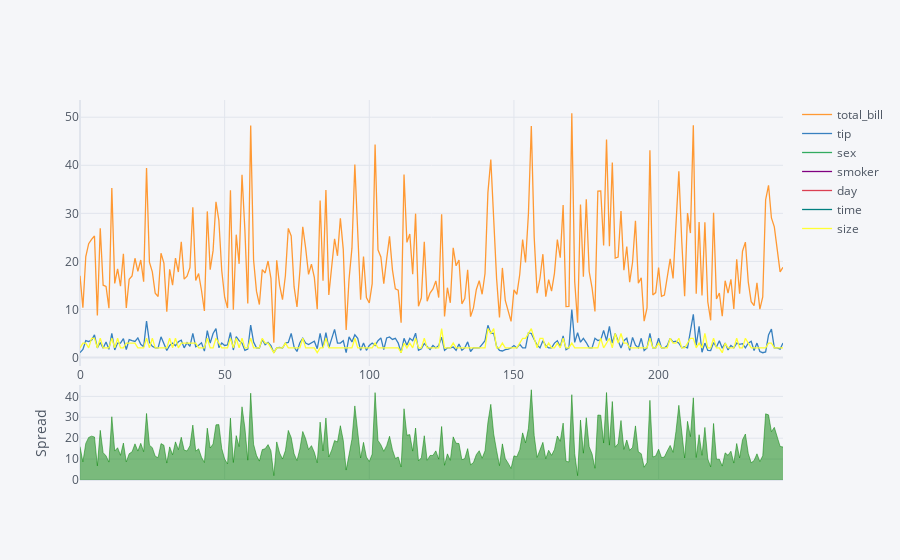

The notebook cell this image was saved under:
### Code cell
import pandas as pd
import cufflinks as cf
from plotly.offline import download_plotlyjs, init_notebook_mode, plot, iplot
%matplotlib inline

init_notebook_mode(connected = True)
cf.go_offline()

df = pd.read_csv('~/Git/skillfactory/Unit2/datasheet/tips.xls')

df.iplot(kind = 'spread')

### Figure 1 — Plotly figure (JSON) as saved in the notebook; plotly's stock layout.template omitted (floating-point values rounded to 4 significant figures; data arrays with more than 128 entries replaced by an {"elided": "..."} marker saying what was removed)
{"data": [{"line": {"color": "rgba(255, 153, 51, 1.0)", "dash": "solid", "shape": "linear", "width": 1.3}, "mode": "lines", "name": "total_bill", "text": "", "type": "scatter", "x": {"elided": "244 int values"}, "y": {"elided": "244 float values"}}, {"line": {"color": "rgba(55, 128, 191, 1.0)", "dash": "solid", "shape": "linear", "width": 1.3}, "mode": "lines", "name": "tip", "text": "", "type": "scatter", "x": {"elided": "244 int values"}, "y": {"elided": "244 float values"}}, {"line": {"color": "rgba(50, 171, 96, 1.0)", "dash": "solid", "shape": "linear", "width": 1.3}, "mode": "lines", "name": "sex", "text": "", "type": "scatter", "x": {"elided": "244 int values"}, "y": {"elided": "244 str values"}}, {"line": {"color": "rgba(128, 0, 128, 1.0)", "dash": "solid", "shape": "linear", "width": 1.3}, "mode": "lines", "name": "smoker", "text": "", "type": "scatter", "x": {"elided": "244 int values"}, "y": {"elided": "244 str values"}}, {"line": {"color": "rgba(219, 64, 82, 1.0)", "dash": "solid", "shape": "linear", "width": 1.3}, "mode": "lines", "name": "day", "text": "", "type": "scatter", "x": {"elided": "244 int values"}, "y": {"elided": "244 str values"}}, {"line": {"color": "rgba(0, 128, 128, 1.0)", "dash": "solid", "shape": "linear", "width": 1.3}, "mode": "lines", "name": "time", "text": "", "type": "scatter", "x": {"elided": "244 int values"}, "y": {"elided": "244 str values"}}, {"line": {"color": "rgba(255, 255, 51, 1.0)", "dash": "solid", "shape": "linear", "width": 1.3}, "mode": "lines", "name": "size", "text": "", "type": "scatter", "x": {"elided": "244 int values"}, "y": {"elided": "244 int values"}}, {"connectgaps": false, "fill": "tozeroy", "line": {"color": "green", "dash": "solid", "shape": "linear", "width": 0.5}, "mode": "lines", "name": "Spread", "showlegend": false, "type": "scatter", "x": {"elided": "244 int values"}, "xaxis": "x2", "y": {"elided": "244 float values"}, "yaxis": "y2"}, {"connectgaps": false, "fill": "tozeroy", "line": {"color": "red", "dash": "solid", "shape": "linear", "width": 0.5}, "mode": "lines", "name": "Spread", "showlegend": false, "type": "scatter", "x": {"elided": "244 int values"}, "xaxis": "x2", "y": {"elided": "244 str values"}, "yaxis": "y2"}], "layout": {"hovermode": "x", "legend": {"bgcolor": "#F5F6F9", "font": {"color": "#4D5663"}}, "paper_bgcolor": "#F5F6F9", "plot_bgcolor": "#F5F6F9", "title": {"font": {"color": "#4D5663"}}, "xaxis": {"gridcolor": "#E1E5ED", "showgrid": true, "tickfont": {"color": "#4D5663"}, "title": {"font": {"color": "#4D5663"}, "text": ""}, "zerolinecolor": "#E1E5ED"}, "xaxis2": {"anchor": "y2", "gridcolor": "#E1E5ED", "showgrid": true, "showticklabels": false, "tickfont": {"color": "#4D5663"}, "title": {"font": {"color": "#4D5663"}, "text": ""}, "zerolinecolor": "#E1E5ED"}, "yaxis": {"domain": [0.3, 1], "gridcolor": "#E1E5ED", "showgrid": true, "tickfont": {"color": "#4D5663"}, "title": {"font": {"color": "#4D5663"}, "text": ""}, "zerolinecolor": "#E1E5ED"}, "yaxis2": {"domain": [0, 0.25], "gridcolor": "#E1E5ED", "showgrid": true, "tickfont": {"color": "#4D5663"}, "title": {"font": {"color": "#4D5663"}, "text": "Spread"}, "zerolinecolor": "#E1E5ED"}}}
